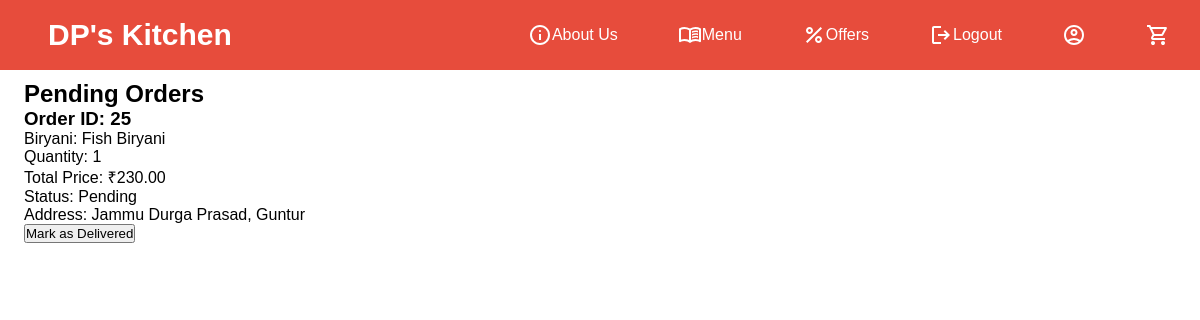
The app's page /agent/ with its own data.
### shop4/models.py (models this page shows, shortened)
class Order(models.Model):
    user = models.ForeignKey(User, on_delete=models.CASCADE, related_name='orders')
    biryani = models.ForeignKey(Biryani, on_delete=models.CASCADE)
    quantity = models.PositiveIntegerField(default=1)
    total_price = models.DecimalField(max_digits=8, decimal_places=2)
    status = models.CharField(max_length=20, default="Pending")  # "Pending", "Cancelled"
    order_date = models.DateTimeField(auto_now_add=True)
    address = models.ForeignKey(Addresses, on_delete=models.CASCADE, related_name='orders', default=None, null=True)

class Biryani(models.Model):
    CATEGORY_CHOICES = [
        ('biryani', 'Biryani'),
        ('veg_starters', 'Veg Starters'),
        ('nonveg_starters', 'Non-Veg Starters'),
        ('veg_curries', 'Veg Curries'),
        ('nonveg_curries', 'Non-Veg Curries'),
        ('fried_rice', 'Fried Rice'),
        ('tandoori', 'Tandoori'),
    ]
    name = models.CharField(max_length=200)
    image = models.ImageField(upload_to='img')
    price = models.DecimalField(max_digits=6, decimal_places=2)
    discount = models.IntegerField()
    description = models.TextField()
    category = models.CharField(max_length=20, choices=CATEGORY_CHOICES)

class Addresses(models.Model):
    user = models.ForeignKey(User, on_delete=models.CASCADE, related_name='addresses')
    fullname = models.CharField(max_length=40)
    phone = models.IntegerField()
    pincode = models.CharField(max_length=6)
    state = models.CharField(max_length=50)
    city = models.CharField(max_length=50)
    doorno = models.CharField(max_length=100)
    area = models.CharField(max_length=100)

### shop4/views.py (the view)
# urls.py: path('agent/',views.agentpage,name = 'agent'),
def agentpage(request):
    orders = Order.objects.filter(status='Pending')
    user = request.user
    return render(request,'agent.html',{'orders':orders,'user':user})

### templates/agent.html (shortened to what this page needs)
{% extends 'base.html' %}
{% block content %}
<div class="agent_container">
    <h2>Pending Orders</h2>
    {% if orders %}
        <div class="orders_list">
            {% for order in orders %}
            <div class="order_item">
                <h3>Order ID: {{ order.id }}</h3>
                <div class="order_details">
                    <p>Biryani: {{ order.biryani.name }}</p>
                    <p>Quantity: {{ order.quantity }}</p>
                    <p>Total Price: ₹{{ order.total_price|floatformat:2 }}</p>
                    <p>Status: {{ order.status }}</p>
                    <p>Address: {{ order.address.fullname }}, {{ order.address.city }}</p>
                </div>
                <div class="order_actions">
                    {% if order.status == 'Pending' %}
                    <form method="POST" action="{% url 'deliver_order' order.id %}">
                        <button type="submit">Mark as Delivered</button>
                    </form>
                    {% endif %}
                </div>
            </div>
            {% endfor %}
        </div>
    {% else %}
        <p>No pending orders at the moment.</p>
    {% endif %}
</div>
{% endblock %}

### static/basecss.css (style rules this page uses)
* { padding: 0; margin: 0; font-family: Arial, sans-serif; }
body { display: flex; flex-direction: column; }

### records on screen
Order: id "25", biryani.name "Fish Biryani", quantity "1", total_price "230.00", status "Pending", address.fullname "Jammu Durga Prasad", address.city "Guntur", shows "Mark as Delivered"
